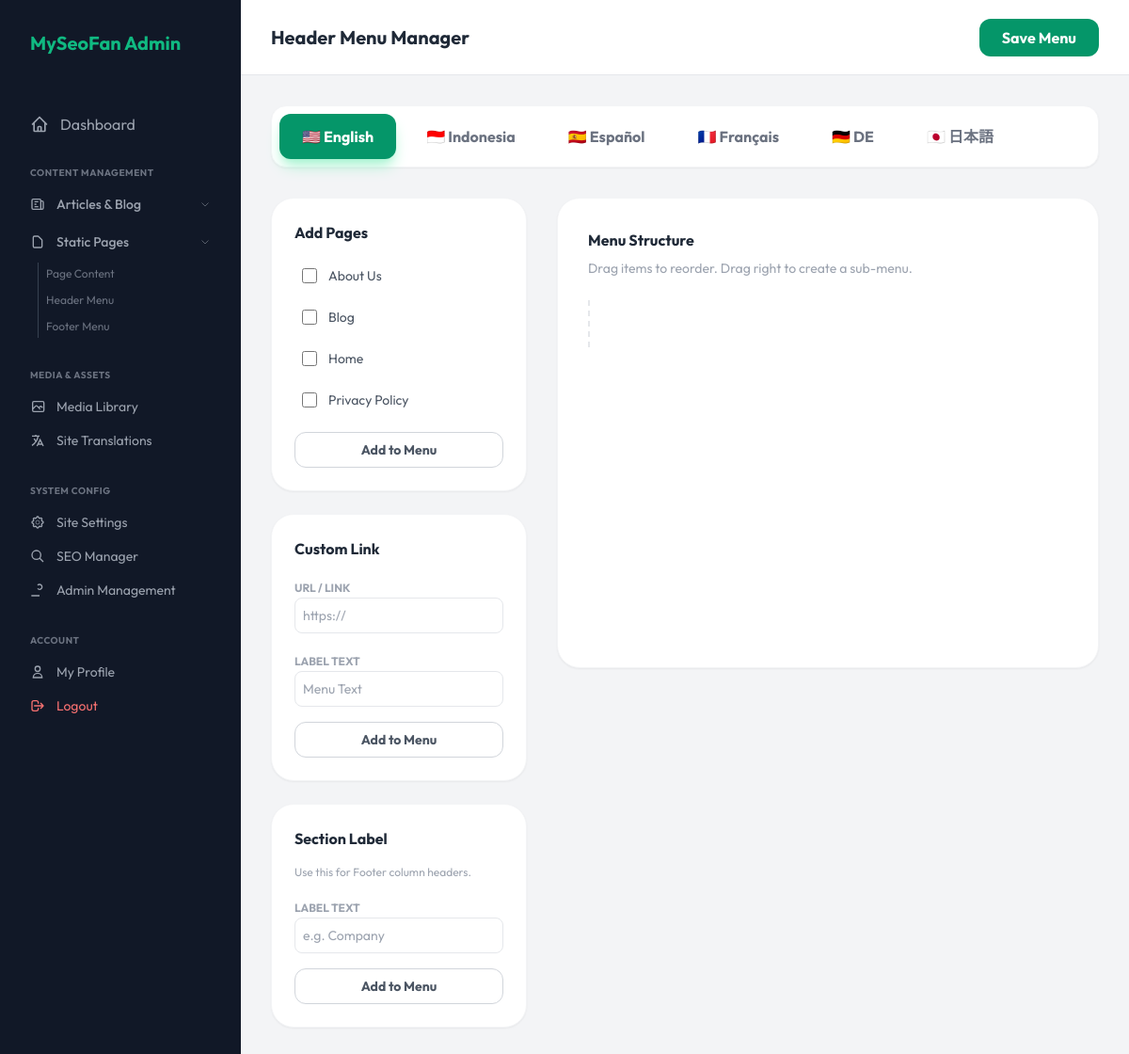
The page /admin/menus.php (signed in) on the database as committed earlier.
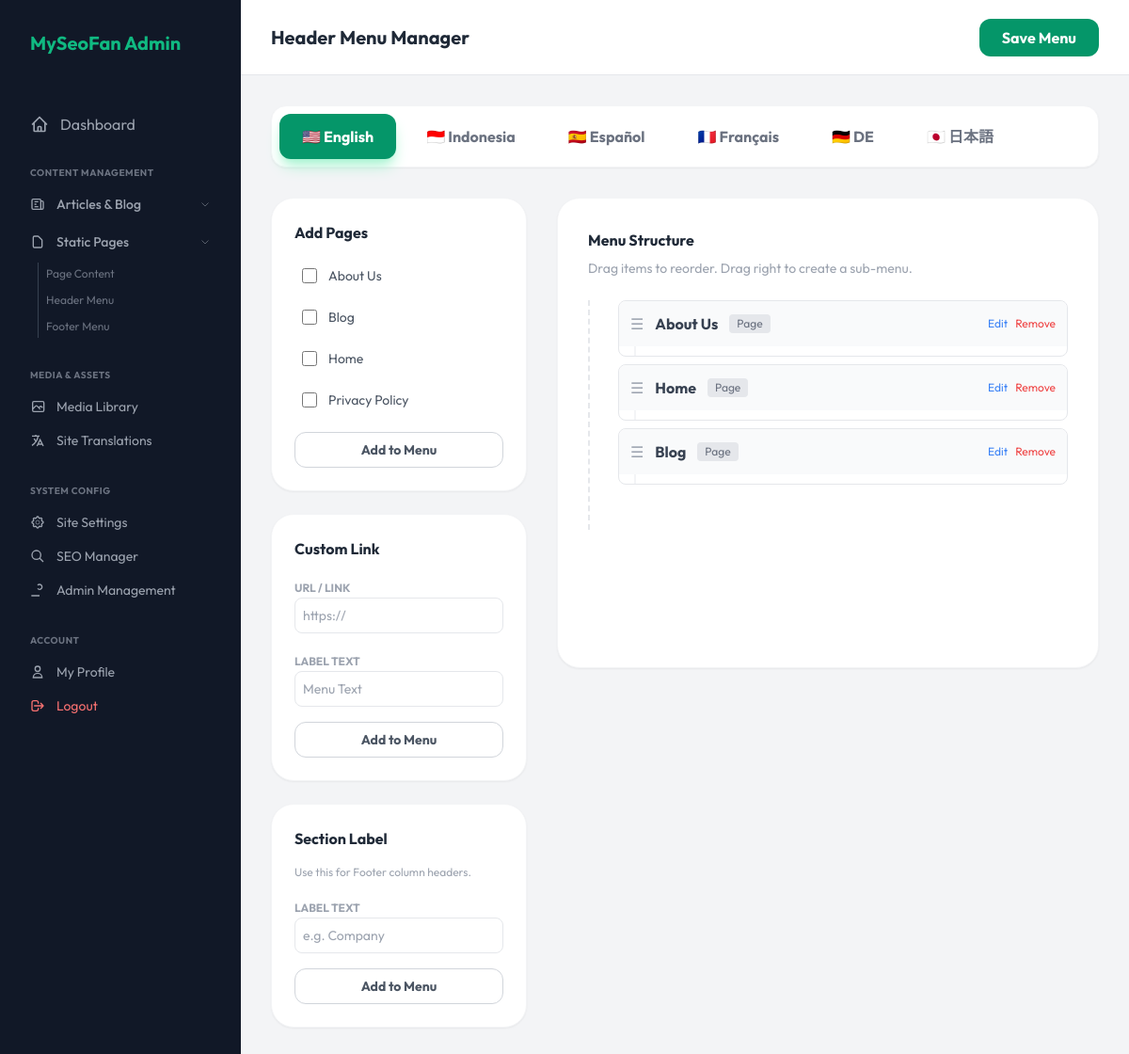
The same page on the database as committed later.
### tables this page shows
CREATE TABLE pages (id INTEGER PRIMARY KEY AUTOINCREMENT, title TEXT, slug TEXT UNIQUE, content TEXT, lang_code TEXT DEFAULT 'en', meta_title TEXT, meta_description TEXT, translation_group TEXT, show_in_header INTEGER DEFAULT 0, show_in_footer INTEGER DEFAULT 0, menu_order INTEGER DEFAULT 0, footer_section TEXT DEFAULT 'legal');

CREATE TABLE menu_items (
        id INTEGER PRIMARY KEY AUTOINCREMENT,
        menu_location TEXT CHECK(menu_location IN ('header', 'footer')) NOT NULL,
        lang_code TEXT NOT NULL DEFAULT 'en',
        type TEXT CHECK(type IN ('page', 'custom_link', 'label')) NOT NULL DEFAULT 'page',
        label TEXT,
        url TEXT,
        related_id INTEGER,
        parent_id INTEGER DEFAULT 0,
        sort_order INTEGER DEFAULT 0,
        FOREIGN KEY (related_id) REFERENCES pages(id) ON DELETE SET NULL
    );

### admin/menus.php (the view, shortened to what the rows shown need)
<?php
require_once '../includes/db.php';
$_curr_lang = $_GET['lang'] ?? 'en';
$location = $_GET['menu_location'] ?? 'header';
$stmt = $pdo->prepare("SELECT id, title FROM pages WHERE lang_code = ? ORDER BY title ASC");
$stmt->execute([$_curr_lang]);
$availPages = $stmt->fetchAll();
function buildMenuTree($items, $parentId = 0)
{
    $branch = [];
    foreach ($items as $item) {
        if ($item['parent_id'] == $parentId) {
            $children = buildMenuTree($items, $item['id']);
            $branch[] = $item;
        }
    }
    return $branch;
}
$stmt = $pdo->prepare("SELECT * FROM menu_items WHERE menu_location = ? AND lang_code = ? ORDER BY sort_order ASC");
$stmt->execute([$location, $_curr_lang]);
$rawItems = $stmt->fetchAll();
$menuTree = buildMenuTree($rawItems);
?>
<!DOCTYPE html>
<html lang="en">
<head>
    <script src="https://cdn.tailwindcss.com"></script>
</head>
<body class="flex">
    <?php include 'includes/sidebar.php'; ?>
    <main class="flex-1 min-h-screen">
        <div class="p-8">
            <div class="grid grid-cols-12 gap-8">
                <div class="col-span-4 space-y-6">
                    <div class="bg-white p-6 rounded-3xl shadow-sm border border-gray-100">
                        <div class="max-h-60 overflow-y-auto space-y-2 mb-4 pr-2">
                            <?php foreach ($availPages as $p): ?>
                                <label class="flex items-center gap-3 p-2 hover:bg-gray-50 rounded-lg cursor-pointer">
                                    <input type="checkbox" class="page-checkbox w-4 h-4 text-emerald-600 rounded"
                                        data-id="<?php echo $p['id']; ?>"
                                        data-title="<?php echo htmlspecialchars($p['title']); ?>">
                                    <span class="text-sm text-gray-600">
                                        <?php echo htmlspecialchars($p['title']); ?>
                                    </span>
                                </label>
                            <?php endforeach; ?>
                        </div>
                    </div>
                </div>
                <div class="col-span-8">
                    <div class="bg-white p-8 rounded-3xl shadow-sm border border-gray-100 min-h-[500px]">
                        <div id="menu-root" class="nested-sortable space-y-2 pb-12">
                            <?php
                            function renderMenuItem($item)
                            {
                                $typeLabel = ($item['type'] === 'page') ? 'Page' : (($item['type'] === 'label') ? 'Label' : 'Custom Link');
                                ?>
                                <div class="menu-item bg-white border border-gray-200 rounded-lg mb-2"
                                    data-type="<?php echo $item['type']; ?>"
                                    data-related-id="<?php echo $item['related_id'] ?? ''; ?>"
                                    data-url="<?php echo htmlspecialchars($item['url'] ?? ''); ?>"
                                    data-label="<?php echo htmlspecialchars($item['label']); ?>"
                                    data-id="<?php echo $item['id']; ?>">
                                    <div class="flex items-center justify-between p-3 bg-gray-50 rounded-t-lg">
                                        <div class="flex items-center gap-3">
                                            <span class="cursor-move text-gray-400">☰</span>
                                            <span class="font-bold text-gray-700 item-label-display">
                                                <?php echo htmlspecialchars($item['label']); ?>
                                            </span>
                                            <span class="text-xs bg-gray-200 text-gray-500 px-2 py-0.5 rounded">
                                                <?php echo $typeLabel; ?>
                                            </span>
                                        </div>
                                        <div class="flex items-center gap-2">
                                            <button onclick="toggleEdit(this)"
                                                class="text-xs text-blue-500 hover:underline">Edit</button>
                                            <button onclick="removeCreate(this)"
                                                class="text-xs text-red-500 hover:underline">Remove</button>
                                        </div>
                                    </div>
                                    <div class="nested-sortable pl-4 ml-4 border-l-2 border-gray-100 min-h-[10px] py-1">
                                    </div>
                                </div>
                                <?php
                                return ob_get_clean();
                            }
                            foreach ($menuTree as $rootItem) {
                                echo renderMenuItem($rootItem);
                            }
                            ?>
                        </div>
                    </div>
                </div>
            </div>
        </div>
    </main>
</body>
</html>

Rows that differ between the two databases and show on the page:
added menu_items: label "About Us", type "Page"
added menu_items: label "Home", type "Page"
added menu_items: label "Blog", type "Page"
